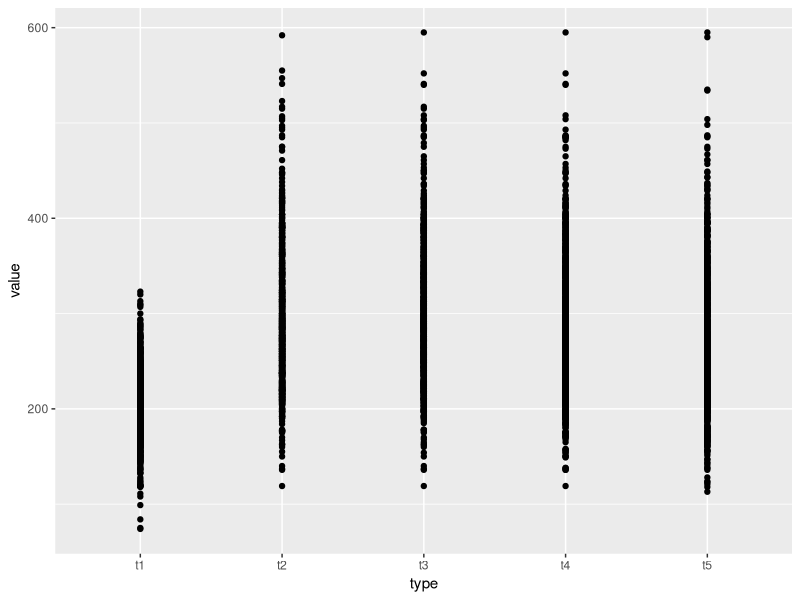

Recreate this plot in R.
setwd("/home/agricolamz/work/articles/2026_a_with_sv_and_vera/analysis/")
library(tidyverse)
df <- read_csv("data.csv")

df |> 
  select(speaker, t1:t5) |> 
  na.omit() |> 
  mutate(id = 1:n()) |> 
  pivot_longer(names_to = "type", values_to = "value", t1:t5) |> 
  mutate(type = factor(type, levels = c("t1", "t2", "t3", "t4", "t5"))) |> 
  ggplot(aes(type, value))+
  geom_point()
